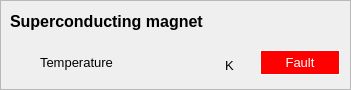
  <widget class="QFrame" name="frame_5" >
   <property name="geometry" >
    <rect>
     <x>570</x>
     <y>10</y>
     <width>351</width>
     <height>90</height>
    </rect>
   </property>
   <property name="frameShape" >
    <enum>QFrame::StyledPanel</enum>
   </property>
   <property name="frameShadow" >
    <enum>QFrame::Raised</enum>
   </property>
   <widget class="QLabel" name="lbSCM" >
    <property name="geometry" >
     <rect>
      <x>10</x>
      <y>10</y>
      <width>231</width>
      <height>22</height>
     </rect>
    </property>
    <property name="font" >
     <font>
      <pointsize>12</pointsize>
      <weight>75</weight>
      <bold>true</bold>
     </font>
    </property>
    <property name="text" >
     <string>Superconducting magnet</string>
    </property>
   </widget>
   <widget class="QLabel" name="label_86" >
    <property name="geometry" >
     <rect>
      <x>225</x>
      <y>53</y>
      <width>21</width>
      <height>25</height>
     </rect>
    </property>
    <property name="font" >
     <font>
      <pointsize>10</pointsize>
      <weight>50</weight>
      <bold>false</bold>
     </font>
    </property>
    <property name="text" >
     <string>K</string>
    </property>
   </widget>
   <widget class="QLabel" name="lbSCM_0" >
    <property name="geometry" >
     <rect>
      <x>40</x>
      <y>50</y>
      <width>83</width>
      <height>25</height>
     </rect>
    </property>
    <property name="font" >
     <font>
      <pointsize>10</pointsize>
      <weight>50</weight>
      <bold>false</bold>
     </font>
    </property>
    <property name="text" >
     <string>Temperature</string>
    </property>
   </widget>
   <widget class="CALabel" name="calbSCM_1" >
    <property name="geometry" >
     <rect>
      <x>260</x>
      <y>50</y>
      <width>80</width>
      <height>25</height>
     </rect>
    </property>
    <property name="palette" >
     <palette>
      <active>
       <colorrole role="WindowText" >
        <brush brushstyle="SolidPattern" >
         <color alpha="255" >
          <red>255</red>
          <green>255</green>
          <blue>255</blue>
         </color>
        </brush>
       </colorrole>
       <colorrole role="Window" >
        <brush brushstyle="SolidPattern" >
         <color alpha="255" >
          <red>255</red>
          <green>0</green>
          <blue>0</blue>
         </color>
        </brush>
       </colorrole>
      </active>
      <inactive>
       <colorrole role="WindowText" >
        <brush brushstyle="SolidPattern" >
         <color alpha="255" >
          <red>255</red>
          <green>255</green>
          <blue>255</blue>
         </color>
        </brush>
       </colorrole>
       <colorrole role="Window" >
        <brush brushstyle="SolidPattern" >
         <color alpha="255" >
          <red>255</red>
          <green>0</green>
          <blue>0</blue>
         </color>
        </brush>
       </colorrole>
      </inactive>
      <disabled>
       <colorrole role="WindowText" >
        <brush brushstyle="SolidPattern" >
         <color alpha="255" >
          <red>128</red>
          <green>128</green>
          <blue>128</blue>
         </color>
        </brush>
       </colorrole>
       <colorrole role="Window" >
        <brush brushstyle="SolidPattern" >
         <color alpha="255" >
          <red>239</red>
          <green>239</green>
          <blue>239</blue>
         </color>
        </brush>
       </colorrole>
      </disabled>
     </palette>
    </property>
    <property name="font" >
     <font>
      <pointsize>10</pointsize>
     </font>
    </property>
    <property name="autoFillBackground" >
     <bool>true</bool>
    </property>
    <property name="frameShape" >
     <enum>QFrame::Box</enum>
    </property>
    <property name="text" >
     <string>Fault</string>
    </property>
    <property name="alignment" >
     <set>Qt::AlignCenter</set>
    </property>
    <property name="pvname" >
     <string>EC1_SCM_STS_OK</string>
    </property>
    <property name="cmode" stdset="0" >
     <enum>CALabel::Alarm</enum>
    </property>
    <property name="fillcol" stdset="0" >
     <color>
      <red>255</red>
      <green>0</green>
      <blue>0</blue>
     </color>
    </property>
    <property name="ttdmode" stdset="0" >
     <enum>CALabel::Show</enum>
    </property>
    <property name="truelabel" >
     <string>OK</string>
    </property>
    <property name="falselabel" >
     <string>Fault</string>
    </property>
    <property name="dbrequest" stdset="0" >
     <enum>CALabel::DBRGDBL</enum>
    </property>
   </widget>
   <widget class="CADisplayer" name="cadpSCM_1" >
    <property name="geometry" >
     <rect>
      <x>140</x>
      <y>50</y>
      <width>80</width>
      <height>25</height>
     </rect>
    </property>
    <property name="font" >
     <font>
      <pointsize>10</pointsize>
      <weight>75</weight>
      <bold>true</bold>
     </font>
    </property>
    <property name="nuformat" stdset="0" >
     <enum>CADisplayer::RealOne</enum>
    </property>
    <property name="pvname" >
     <string>EC1_SCM_STS_TEMP</string>
    </property>
    <property name="lineWidth" stdset="0" >
     <number>1</number>
    </property>
    <property name="fillcol" stdset="0" >
     <color>
      <red>0</red>
      <green>170</green>
      <blue>0</blue>
     </color>
    </property>
   </widget>
  </widget>
